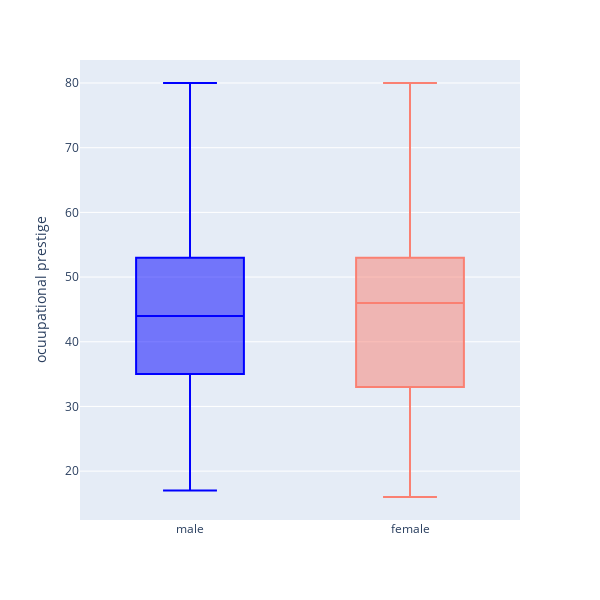

The notebook cell this image was saved under:
### Code cell
distributions_of_occupational_prestige_by_sex = px.box(
    gss_clean,
    x = 'sex',
    y = 'job_prestige',
    color = 'sex',
    color_discrete_map = {'male': 'blue', 'female': salmon},
    labels = {'job_prestige':'ocuupational prestige'},
    width = 600,
    height = 600
)
distributions_of_occupational_prestige_by_sex = distributions_of_occupational_prestige_by_sex.update_layout(
    xaxis_title = None
)
distributions_of_occupational_prestige_by_sex = distributions_of_occupational_prestige_by_sex.update_layout(
    showlegend = False
)
distributions_of_occupational_prestige_by_sex

### Figure 1 — Plotly figure (JSON) as saved in the notebook; plotly's stock layout.template omitted (floating-point values rounded to 4 significant figures; data arrays with more than 128 entries replaced by an {"elided": "..."} marker saying what was removed)
{"data": [{"alignmentgroup": "True", "hovertemplate": "sex=%{x}<br>ocuupational prestige=%{y}<extra></extra>", "legendgroup": "male", "marker": {"color": "blue"}, "name": "male", "notched": false, "offsetgroup": "male", "orientation": "v", "showlegend": true, "type": "box", "x": {"elided": "1052 str values"}, "x0": " ", "xaxis": "x", "y": {"elided": "1052 int values"}, "y0": " ", "yaxis": "y"}, {"alignmentgroup": "True", "hovertemplate": "sex=%{x}<br>ocuupational prestige=%{y}<extra></extra>", "legendgroup": "female", "marker": {"color": "#FA8072"}, "name": "female", "notched": false, "offsetgroup": "female", "orientation": "v", "showlegend": true, "type": "box", "x": {"elided": "1296 str values"}, "x0": " ", "xaxis": "x", "y": {"elided": "1296 int values"}, "y0": " ", "yaxis": "y"}], "layout": {"boxmode": "overlay", "height": 600, "legend": {"title": {"text": "sex"}, "tracegroupgap": 0}, "margin": {"t": 60}, "showlegend": false, "width": 600, "xaxis": {"anchor": "y", "categoryarray": ["male", "female"], "categoryorder": "array", "domain": [0, 1], "title": {}}, "yaxis": {"anchor": "x", "domain": [0, 1], "title": {"text": "ocuupational prestige"}}}}
